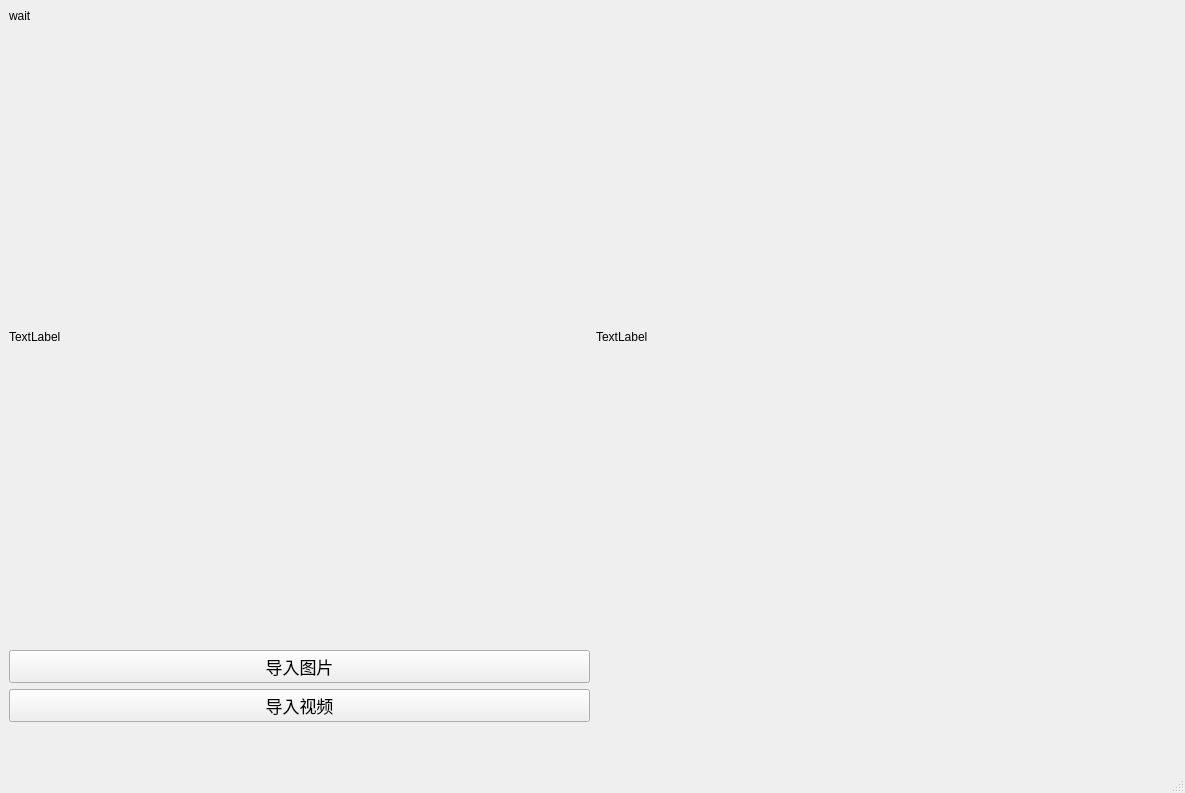
<?xml version="1.0" encoding="UTF-8"?>
<ui version="4.0">
 <class>MainWindow</class>
 <widget class="QMainWindow" name="MainWindow">
  <property name="geometry">
   <rect>
    <x>0</x>
    <y>0</y>
    <width>1185</width>
    <height>793</height>
   </rect>
  </property>
  <property name="windowTitle">
   <string>MainWindow</string>
  </property>
  <widget class="QWidget" name="centralwidget">
   <layout class="QGridLayout" name="gridLayout" rowstretch="0,1,1,0,0">
    <item row="1" column="1">
     <widget class="QLabel" name="label_2">
      <property name="text">
       <string>TextLabel</string>
      </property>
     </widget>
    </item>
    <item row="2" column="0">
     <widget class="QPushButton" name="buttonImg">
      <property name="font">
       <font>
        <pointsize>13</pointsize>
       </font>
      </property>
      <property name="text">
       <string>导入图片</string>
      </property>
     </widget>
    </item>
    <item row="4" column="0">
     <spacer name="verticalSpacer">
      <property name="orientation">
       <enum>Qt::Vertical</enum>
      </property>
      <property name="sizeHint" stdset="0">
       <size>
        <width>20</width>
        <height>40</height>
       </size>
      </property>
     </spacer>
    </item>
    <item row="3" column="0">
     <widget class="QPushButton" name="buttonVideo">
      <property name="font">
       <font>
        <pointsize>13</pointsize>
       </font>
      </property>
      <property name="text">
       <string>导入视频</string>
      </property>
     </widget>
    </item>
    <item row="1" column="0">
     <widget class="QLabel" name="label_1">
      <property name="text">
       <string>TextLabel</string>
      </property>
     </widget>
    </item>
    <item row="0" column="0">
     <widget class="QLabel" name="label">
      <property name="text">
       <string>wait</string>
      </property>
     </widget>
    </item>
   </layout>
  </widget>
  <widget class="QStatusBar" name="statusbar"/>
 </widget>
 <resources/>
 <connections/>
</ui>
